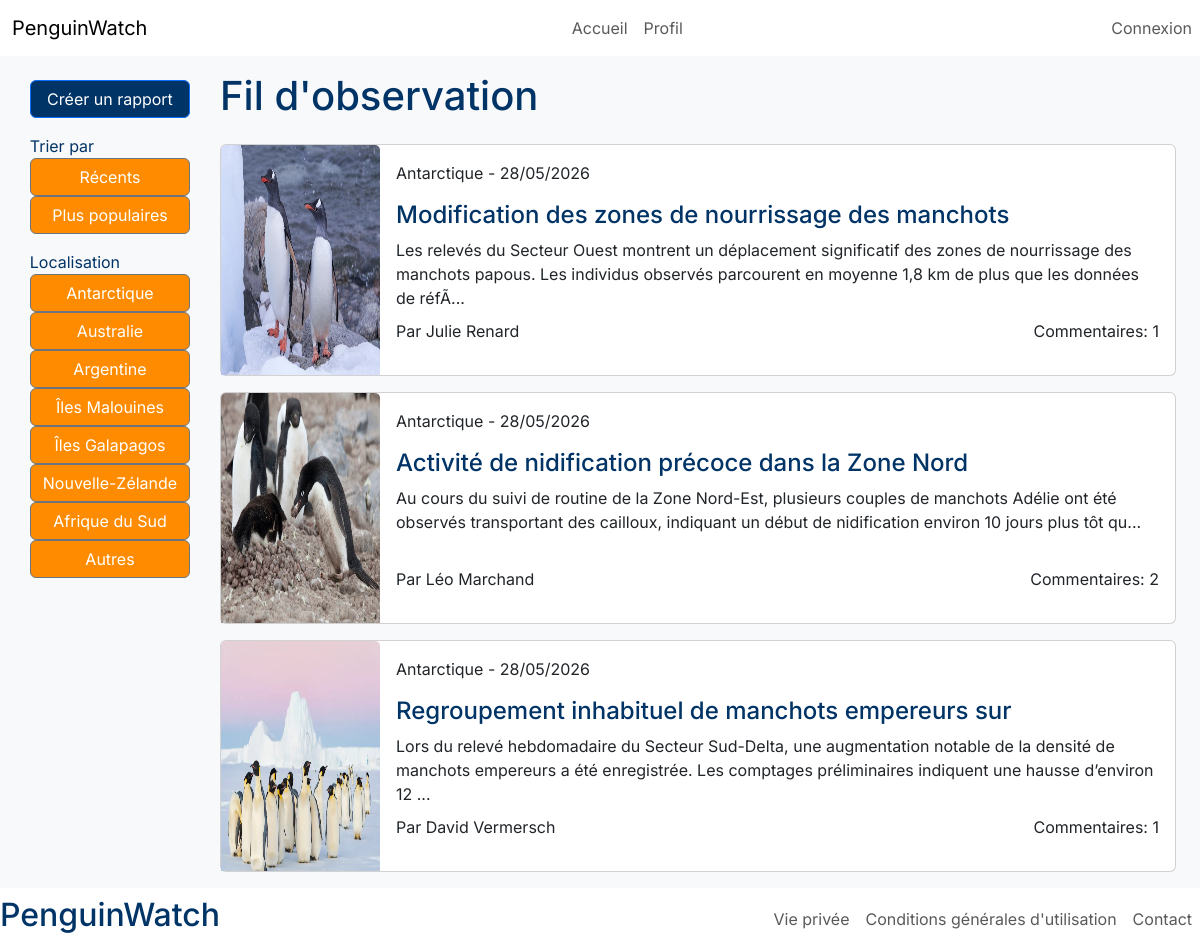
Page /index.php?page=accueil&localisation=antarctique on the committed database.
### tables this page shows
CREATE TABLE IF NOT EXISTS `commentaires` (
  `id_commentaire` int NOT NULL AUTO_INCREMENT,
  `texte_commentaire` text NOT NULL,
  `id_rapport` int NOT NULL,
  `id_utilisateur` int NOT NULL,
  `date_publication` datetime NOT NULL,
  PRIMARY KEY (`id_commentaire`)
);

CREATE TABLE IF NOT EXISTS `rapports` (
  `id_rapport` int NOT NULL AUTO_INCREMENT,
  `titre` varchar(50) NOT NULL,
  `contenu` text NOT NULL,
  `image_couverture` varchar(255) NOT NULL,
  `localisation` varchar(12) NOT NULL,
  `id_utilisateur` int NOT NULL,
  `date_ecriture` datetime NOT NULL,
  PRIMARY KEY (`id_rapport`)
);

CREATE TABLE IF NOT EXISTS `utilisateurs` (
  `id_utilisateur` int NOT NULL AUTO_INCREMENT,
  `pseudo` varchar(50) NOT NULL,
  `mdp` varchar(25) NOT NULL,
  `email` varchar(50) NOT NULL,
  `role` tinyint(1) NOT NULL,
  `date_creation` date NOT NULL,
  `id_image` int NOT NULL DEFAULT '1',
  PRIMARY KEY (`id_utilisateur`)
);

### controllers/cont_accueil.php (called while the page is built, shortened)
<?php
require_once("models/fonction_accueil.php");
include("vue/accueil.php");
?>

### models/fonction_accueil.php (called while the page is built, shortened)
<?php
function listeRapportsParLocalisation($localisation){
    $mysqlClient = connectDatabase();
    $req = $mysqlClient->prepare('SELECT *, COUNT(c.id_commentaire) AS nbre_commentaires FROM rapports r JOIN utilisateurs u ON u.id_utilisateur=r.id_utilisateur LEFT JOIN commentaires c ON c.id_rapport=r.id_rapport WHERE r.localisation LIKE :localisation GROUP BY r.id_rapport ORDER BY r.id_rapport DESC');
    $req->execute(['localisation' => '%' . $localisation . '%']);
    return $req->fetchAll();
}
?>

### vue/accueil.php (the view, shortened to what this page needs)
<?php
include ("header.php");
if(isset($_GET['tri']) && $_GET['tri'] === 'populaires'){
    $rapports = listeRapportsPopulaires();
}
elseif(isset($_GET['tri']) && $_GET['tri'] === 'recents'){
    $rapports = listeRapportsRecents();
}
elseif(isset($_GET['localisation'])){
    $localisation = htmlspecialchars(trim($_GET['localisation']));
    $rapports = listeRapportsParLocalisation($localisation);
}
else{
    $rapports = listeRapports();
}
?>
<!DOCTYPE html>
<html lang="en">
<head>
</head>
<body>
    <div class="container-fluid d-flex justify-content-start flex-row col-12">
        <div class="container d-flex justify-content-center flex-row col-2 bg-light p-3 my-2">
            <div class="d-flex flex-column justify-content-start">
                <a class="btn btn-primary" href="index.php?page=creation">Créer un rapport</a>
                <div class="d-flex flex-column justify-content-start">
                    <p style="margin-bottom: 0; margin-top: 1rem;">Trier par</p>
                    <a class="btn btn-secondary" href="index.php?page=accueil&tri=recents">Récents</a>
                    <a class="btn btn-secondary" href="index.php?page=accueil&tri=populaires">Plus populaires</a>
                </div>
                <div class="d-flex flex-column justify-content-start">
                    <p style="margin-bottom: 0; margin-top: 1rem;">Localisation</p>
                    <a class="btn btn-secondary" href="index.php?page=accueil&localisation=antarctique">Antarctique</a>
                    <a class="btn btn-secondary" href="index.php?page=accueil&localisation=australie">Australie</a>
                    <a class="btn btn-secondary" href="index.php?page=accueil&localisation=argentine">Argentine</a>
                    <a class="btn btn-secondary" href="index.php?page=accueil&localisation=malouines">Îles Malouines</a>
                    <a class="btn btn-secondary" href="index.php?page=accueil&localisation=galapagos">Îles Galapagos</a>
                    <a class="btn btn-secondary" href="index.php?page=accueil&localisation=zelande">Nouvelle-Zélande</a>
                    <a class="btn btn-secondary" href="index.php?page=accueil&localisation=afrique">Afrique du Sud</a>
                    <a class="btn btn-secondary" href="index.php?page=accueil&localisation=autres">Autres</a>
                </div>
            </div>
        </div>
        <div class="container d-flex justify-content-evenly flex-row flex-wrap col-10">
            <div class="container d-flex justify-content-start align-items-start flex-column col-12 ps-0 py-3">
                <h1>Fil d'observation</h1>
            </div>
            <?php foreach($rapports as $rapport){
                if(strlen($rapport['contenu']) > 200){
                    $description = substr($rapport['contenu'], 0, 200) . '...';
                }
                else {
                    $description = $rapport['contenu'];
                }
            ?>
            <div class="card mb-3 col-12">
                <div class="row g-0">
                    <div class="col-md-2">
                        <a href="index.php?page=rapport&id=<?php echo $rapport[0]; ?>"><img class="card-img-top img-fluid" style="width: 300px; height: 230px;" src="images/<?php echo $rapport['image_couverture'];?>" alt="Image de couverture"></a>
                    </div>
                    <div class="col-md-10">
                        <div class="card-body" style="height: 100%;">
                            <div class="d-flex flex-column justify-content-start align-items-start" style="height: 80%;">
                                <p class="card-text"><?php echo ucfirst($rapport['localisation']); ?> - <?php echo date('d/m/Y', strtotime($rapport['date_ecriture'])); ?></p>
                                <a href="index.php?page=rapport&id=<?php echo $rapport[0]; ?>" class="card-link nav-link" style="color: #003366"><h4><?php echo ucfirst($rapport['titre']); ?></h4></a>
                                <p><?php echo $description; ?></p>
                            </div>
                            <div class="d-flex flex-row justify-content-between align-items-end">
                                <p style="margin-bottom: 0;">Par <?php echo $rapport['pseudo']; ?></p>
                                <p style="margin-bottom: 0;">Commentaires: <?php echo $rapport['nbre_commentaires']; ?></p>
                            </div>
                        </div>
                    </div>
                </div>
            </div>
            <?php } ?>
        </div>
    </div>
</body>
</html>
<?php
include ("footer.php");
?>

### css/style.css (style rules this page uses)
:root { --bs-heading-color: #003366 !important; }
body { font-family: 'Inter', sans-serif; color: #003366 !important; background-color: #F7F9FB !important; }
.btn-primary { background-color: #003366 !important; }
.btn-secondary { background-color: #FF8C00 !important; }

### rows in the picture
commentaires: id_rapport.image_couverture (picture), id_rapport.localisation "Antarctique", id_rapport.date_ecriture "28/05/2026", id_rapport.titre "Modification des zones de nourrissage des manchots", id_rapport.contenu "Les relevés du Secteur Ouest montrent un déplacement significatif des zones de nourrissage des manchots papous. Les individus observés parcourent en moyenne 1,8 km de plus que les données de réfÃ...", utilisateurs.pseudo "Julie Renard", nbre_commentaires "1"
commentaires: id_rapport.image_couverture (picture), id_rapport.localisation "Antarctique", id_rapport.date_ecriture "28/05/2026", id_rapport.titre "Activité de nidification précoce dans la Zone Nord", id_rapport.contenu "Au cours du suivi de routine de la Zone Nord-Est, plusieurs couples de manchots Adélie ont été observés transportant des cailloux, indiquant un début de nidification environ 10 jours plus tôt qu...", utilisateurs.pseudo "Léo Marchand", nbre_commentaires "2"
commentaires: id_rapport.image_couverture (picture), id_rapport.localisation "Antarctique", id_rapport.date_ecriture "28/05/2026", id_rapport.titre "Regroupement inhabituel de manchots empereurs sur", id_rapport.contenu "Lors du relevé hebdomadaire du Secteur Sud-Delta, une augmentation notable de la densité de manchots empereurs a été enregistrée. Les comptages préliminaires indiquent une hausse d’environ 12 ...", utilisateurs.pseudo "David Vermersch", nbre_commentaires "1"
